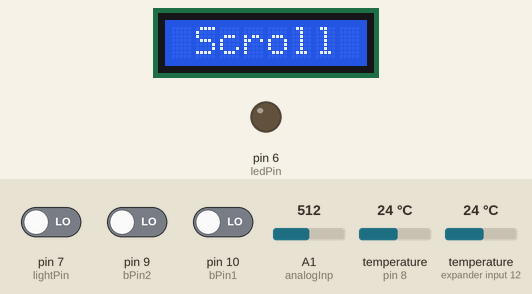
Simulated run of this sketch. Board: Arduino Uno, built with avr-gcc and run on an emulated ATmega328P. On the bench: 8×1 character LCD, output pins drawn as LEDs (lit = HIGH). The test bench sets the inputs (shaded band); at power-on: pin 10 (bPin1) LOW, pin 7 (lightPin) LOW, temperature (sensors on pin 8, expander input 12) 24 °C, pin 9 (bPin2) LOW, A1 (analogInp) = 512. What the sketch prints to the serial monitor is not drawn.

Above: at 1.3 s.
1.4 s: pin 10 (bPin1) driven HIGH
At 2.7 s:
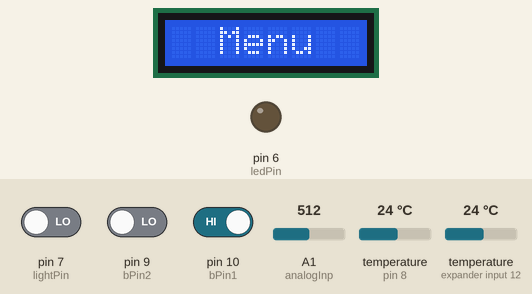
4.8 s: pin 7 (lightPin) driven HIGH
At 5.23 s:
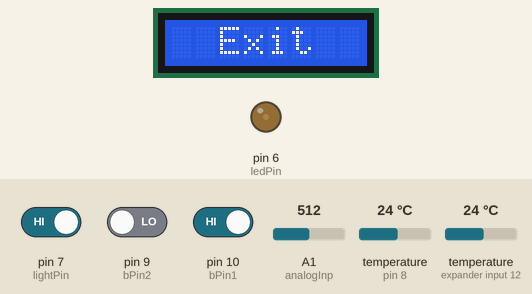
7.4 s: pin 7 (lightPin) driven LOW
At 10.2 s:
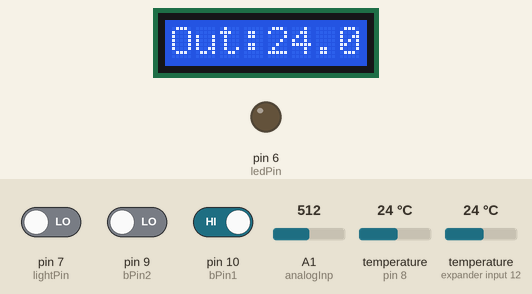
10.3 s: temperature (sensor on pin 8) set to 12 °C
At 21.0 s:
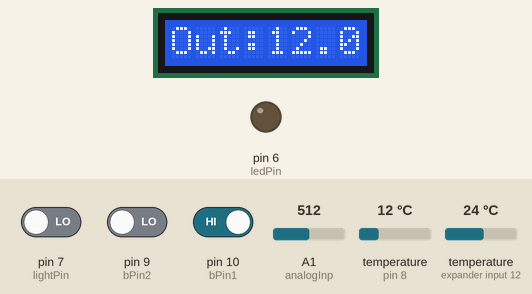
21.1 s: temperature (sensor on expander input 12) set to 12 °C
At 30.8 s:
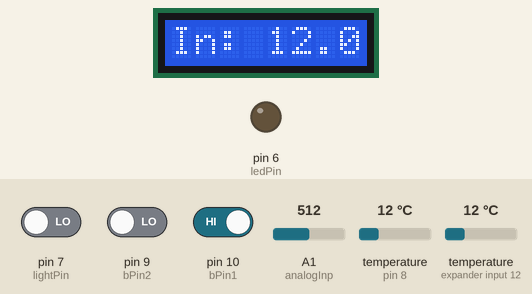
32.9 s: pin 9 (bPin2) driven HIGH
Timing chart, 0 to 35.9 s (numbered marks = the images above; inputs shaded):
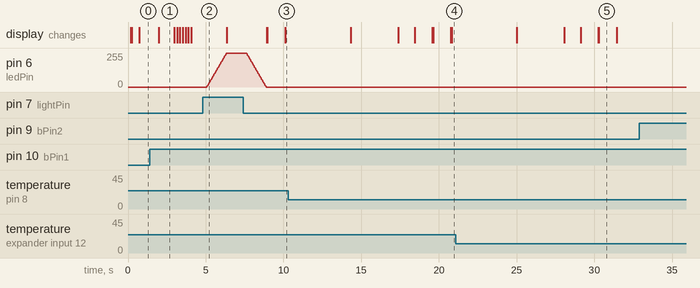

The sketch:

Car_LCD_display.pde
```cpp
/*
* Car_LCD_display.pde
* v0.35
* This version is compatible only with Arduino v0.22
*
*/
#include <OneWire.h>
#include <DallasTemperature.h>
#include <LiquidCrystal.h>
#include <Time.h>

// initialize the library with the numbers of the interface pins
LiquidCrystal lcd(12, 11, 5, 4, 3, 2);
// Data wire is plugged into port 2 on the Arduino
#define ONE_WIRE_BUS 8
#define TEMPERATURE_PRECISION 9

#define TIME_MSG_LEN  11   // time sync to PC is HEADER followed by unix time_t as ten ascii digits
#define TIME_HEADER  'T'   // Header tag for serial time sync message
#define TIME_REQUEST  7    // ASCII bell character requests a time sync message

// Setup a oneWire instance to communicate with any OneWire devices (not just Maxim/Dallas temperature ICs)
OneWire oneWire(ONE_WIRE_BUS);

// Pass our oneWire reference to Dallas Temperature.
DallasTemperature sensors(&oneWire);

// arrays to hold device addresses
DeviceAddress insideThermometer, outsideThermometer;

// ----Buttons---
const int bPin1 = 10;     // the number of the pushbutton pin
const int bPin2 = 9;

int iMode = 1;

int analogInp = 1;
float vout = 0.0;
float vin = 0.0;
float R1 = 105600.0; //91000.0; /87700.0; /100100.0;
float R2 = 46500.0; //47000.0; /46100.0; /46200.0;
float V5 = 5.04; // 4.92; /5.04;
int value = 0;

const int maxMode = 6;
const int minMode = 1;
int curBtn = 0;
int prevBtn = 0;
int tmpBtn = 0;

const int ledPin = 6;    // LED connected to digital pin 9
const int lightPin = 7;     // the number of the pushbutton pin
int lightState = 0;         // variable for reading the pushbutton status
int fadeValue = 0 ;
//int tempFade = 0;

bool scroll = 0;
int prevMode = 0;
bool go = 0;

unsigned long start, finished, start2, finished2, elapsed, elapsed2, mils;
long result;
float average = 0;

void setup(void)
{
  // start serial port
  Serial.begin(9600);
  Serial.println("Dallas Temperature IC Control Library Demo");
  lcd.begin(8,1);
  // Start up the library
  sensors.begin();

  // locate devices on the bus
  lcd.setCursor(0, 0);
  lcd.print("Starting");
  Serial.print("Locating devices...");
  Serial.print("Found ");
  Serial.print(sensors.getDeviceCount(), DEC);
  Serial.println(" devices.");

  // report parasite power requirements
  Serial.print("Parasite power is: ");
  if (sensors.isParasitePowerMode()) Serial.println("ON");
  else Serial.println("OFF");

  // assign address manually.  the addresses below will beed to be changed
  // to valid device addresses on your bus.  device address can be retrieved
  // by using either oneWire.search(deviceAddress) or individually via
  // sensors.getAddress(deviceAddress, index)
  //insideThermometer = { 0x28, 0x1D, 0x39, 0x31, 0x2, 0x0, 0x0, 0xF0 };
  //outsideThermometer   = { 0x28, 0x3F, 0x1C, 0x31, 0x2, 0x0, 0x0, 0x2 };

  // search for devices on the bus and assign based on an index.  ideally,
  // you would do this to initially discover addresses on the bus and then
  // use those addresses and manually assign them (see above) once you know
  // the devices on your bus (and assuming they don't change).
  //
  // method 1: by index
  if (!sensors.getAddress(insideThermometer, 0)) Serial.println("Unable to find address for Device 0");
  if (!sensors.getAddress(outsideThermometer, 1)) Serial.println("Unable to find address for Device 1");

  // method 2: search()
  // search() looks for the next device. Returns 1 if a new address has been
  // returned. A zero might mean that the bus is shorted, there are no devices,
  // or you have already retrieved all of them.  It might be a good idea to
  // check the CRC to make sure you didn't get garbage.  The order is
  // deterministic. You will always get the same devices in the same order
  //
  // Must be called before search()
  //oneWire.reset_search();
  // assigns the first address found to insideThermometer
  //if (!oneWire.search(insideThermometer)) Serial.println("Unable to find address for insideThermometer");
  // assigns the seconds address found to outsideThermometer
  //if (!oneWire.search(outsideThermometer)) Serial.println("Unable to find address for outsideThermometer");

  // show the addresses we found on the bus
  Serial.print("Device 0 Address: ");
  printAddress(insideThermometer);
  Serial.println();

  Serial.print("Device 1 Address: ");
  printAddress(outsideThermometer);
  Serial.println();

  // set the resolution to 9 bit
  sensors.setResolution(insideThermometer, 9);
  sensors.setResolution(outsideThermometer, 9);

  // Serial.print("Device 0 Resolution: ");
  // Serial.print(sensors.getResolution(insideThermometer), DEC);
  // Serial.println();

  //  Serial.print("Device 1 Resolution: ");
  //  Serial.print(sensors.getResolution(outsideThermometer), DEC);
  //  Serial.println();


  //--------------------------
  setSyncProvider( requestSync);  //set function to call when sync required
  Serial.println("Waiting for sync message");
  //--------------------------
  setTime(00,00,00,01,01,2011);

  pinMode(analogInp, INPUT);

  // initialize the LED pin as an output:
  pinMode(ledPin, OUTPUT);
  // initialize the pushbutton pin as an input:
  pinMode(lightPin, INPUT);

  start = millis();
  start2 = now();
}

// function to print a device address
void printAddress(DeviceAddress deviceAddress)
{
  for (uint8_t i = 0; i < 8; i++)
  {
    // zero pad the address if necessary
    if (deviceAddress[i] < 16) Serial.print("0");
    Serial.print(deviceAddress[i], HEX);
  }
}

// function to print the temperature for a device
void printTemperature(DeviceAddress deviceAddress)
{
  float tempC = sensors.getTempC(deviceAddress);
  Serial.print("Temp C: ");
  Serial.print(tempC);
  //lcd.setCursor(0, 0);
  lcd.print(tempC);
  //Serial.print(" Temp F: ");
  // Serial.print(DallasTemperature::toFahrenheit(tempC));
}

// function to print a device's resolution
void printResolution(DeviceAddress deviceAddress)
{
  Serial.print("Resolution: ");
  Serial.print(sensors.getResolution(deviceAddress));
  Serial.println();
}

// main function to print information about a device
void printData(DeviceAddress deviceAddress)
{
  Serial.print("Device Address: ");
  printAddress(deviceAddress);
  Serial.print(" ");
  printTemperature(deviceAddress);
  Serial.println();
}


void loop(void) {
  // call sensors.requestTemperatures() to issue a global temperature
  // request to all devices on the bus

  // Serial.print("Requesting temperatures...");
  // sensors.requestTemperatures();
  //Serial.println("DONE");

  //--------Time------------------------
  /*  if(Serial.available() )
   {
   processSyncMessage();
   }
   if(timeStatus()!= timeNotSet)
   {
   digitalWrite(13,timeStatus() == timeSet); // on if synced, off if needs refresh
   digitalClockDisplay();
   }
   */
  //----------------/Time---------------

  //curBtn = getButton();
  //checkButtons(curBtn);
  //checkButtons();
  //setMode(iMode);
  digitalWrite(13,0);
  go = 1;

  lightState = digitalRead(lightPin);
  if (lightState == HIGH)
    fadeIn(ledPin);
  else
    fadeOut(ledPin);

  switch (iMode) {
  case 1:
    {
      //do {
      lcd.setCursor(0, 0);
      lcd.print("In: ");
      printData(outsideThermometer);
      sensors.requestTemperatures();
      Serial.println("Case 1 ");
      /* for (int i = 1; i<=10; i++) {
       delay(100);
       curBtn = getButton();
       checkButtons(curBtn);
       }*/
      //  curBtn = getButton();
      //  checkButtons(curBtn);
      //} while (curBtn == 0);
      break;
    }

  case 2:
    {
      // do {
      lcd.setCursor(0, 0);
      lcd.print("Out:");
      printData(insideThermometer);
      sensors.requestTemperatures();
      /* for (int i = 1; i<=10; i++) {
       delay(100);
       curBtn = getButton();
       checkButtons(curBtn);
       }*/
      Serial.println("Case 2 ");
      //  curBtn = getButton();
      //   checkButtons(curBtn);
      // } while (curBtn == 0);
      if (scroll)
        delay(3000);
      break;
    }

  case 3:
    {
      //  do {
      lcd.setCursor(0, 0);
      LCDprintTime();
      /* for (int i = 1; i<=5; i++) {
       delay(100);
       curBtn = getButton();
       checkButtons(curBtn);
       }*/
      Serial.println("Case 3 ");
      Serial.print(" lightState: ");
      Serial.println(lightState);
      Serial.print("fadeValue: ");
      Serial.println(fadeValue);
      //  curBtn = getButton();
      //  checkButtons(curBtn);
      // } while (curBtn == 0);
      if (scroll)
        delay(2000);
      break;
    }

  case 4:
    {
      //do {
      lcd.setCursor(0, 0);
      LCDprintDate();
      /*for (int i = 1; i<=5; i++) {
       delay(100);
       curBtn = getButton();
       checkButtons(curBtn);
       }*/
      Serial.println("Case 4 ");
      // curBtn = getButton();
      // checkButtons(curBtn);
      // } while (curBtn == 0);
      break;
    }

  case 5:
    {
      // do {
      value = analogRead(analogInp);
      vout = (value * V5) / 1024.0;
      vin = vout / (R2/(R1+R2));
      Serial.print("vin=");
      Serial.println(vin);
      lcd.setCursor(0, 0);
      lcd.print(" ");
      lcd.print(vin);
      lcd.print("V  ");
      /* for (int i = 1; i<=5; i++) {
       delay(100);
       curBtn = getButton();
       checkButtons(curBtn);
       }*/
      Serial.println("Case 5 ");
      //curBtn = getButton();
      //checkButtons(curBtn);
      //  } while (curBtn == 0);
      break;

    case 6:
      {
        //do {
        if (scroll == 0) {
          lcd.setCursor(0, 0);
          lcd.print(" Scroll ");
          delay(250);
          scroll = 1;
         // Serial.println("Scrolla = 1");
          break;
        }
        else {
          iMode = prevMode + 1;
          if (prevMode == 6)
            prevMode = 1;
          //iMode = prevMode;
          setMode(iMode);
          //      lcd.setCursor(0, 0);
          //  lcd.print("Mode: ");lcd.print(iMode);
          //Serial.println("Scroll = 1");
          go = 0;
        }

        //Serial.println("Case 6 ");
        // curBtn = getButton();
        // checkButtons(curBtn);
        // } while (curBtn == 0);
        break;
      }

    }
  default:
    {
      lcd.setCursor(0, 0);
      lcd.print("Default");
      break;
    }


  } //End Switch iMode

  prevMode = iMode;

  for (int i = 1; i<=10; i++) {
    tmpBtn = curBtn;
    curBtn = getButton();
    if (!go) break;
    if (tmpBtn != curBtn) {
      if (scroll == 1)
        scroll = 0;
      checkButtons(curBtn);
      break;
    }
    delay(100);
  }
  digitalWrite(13,1);
  Serial.print("Go = ");
  Serial.println(go);
  Serial.print("Scroll = ");
  Serial.println(scroll);
  if (go && scroll)
    iMode = 6;

  //if (day() % 2 == 0)   {
    finished = millis();
    finished2 = now();
    elapsed = finished - start;
    elapsed2 = finished2 - start2;
    elapsed2 *= 1000;
    result = elapsed - elapsed2;

    if (result > 998) {  // If time out of sync by more than 1 second (1000 millis)...
      unsigned long tm = now();
      tm += (result / 1000); //get secs from millisecs
      setTime(tm);
      Serial.print("Added (ms)");
      Serial.println(result);
      lcd.setCursor(0, 0);
       lcd.print("Tc=");
       lcd.print(result);

    }
    //if (average == 0){
     //average = result;

     //Serial.print(" avg = res *2 : "); Serial.println(average);
     //}
    // average += result;
     //Serial.print(" avg += res : "); Serial.println(average);
     //average /= 2.0;
    // Serial.print(" - - - - - - Average = "); Serial.println(average);
     //*/
    //Serial.print("Elapsed millis = ");
    //Serial.println(elapsed);
    //Serial.print("Elapsed secs = ");
    //Serial.println(elapsed2);
    Serial.print("Difference = ");
    Serial.println(result);


//  }
}

//--------------------------------
void LCDprintTime (time_t t) {
  lcd.print(LCDlZero(hour(t)));
  lcd.print(":");
  lcd.print(LCDlZero(minute(t)));
  lcd.print(":");
  lcd.print(LCDlZero(second(t)));
}

void LCDprintDate (time_t t) {
  lcd.print(" ");

  lcd.print(day(t));
  lcd.print(".");
  lcd.print(monthShortStr(month(t)));
  lcd.print("  ");

}

void LCDprintDate2 (time_t t) {
  lcd.print(LCDlZero(day(t)));
  lcd.print("/");
  lcd.print(LCDlZero(month(t)));
  lcd.print("/");
  int yr=year(t);
  if (yr>2000)
    yr = yr - 2000;
  lcd.print(LCDlZero(yr));
}

void LCDprintTime () {
  LCDprintTime(now());
}
void LCDprintDate () {
  LCDprintDate(now());
}

void LCDprintDate2 () {
  LCDprintDate2(now());
}

int LCDlZero(int t) { //Leading zero
  if (t<10) lcd.print("0");
  return t;
}

//-------TIme

void digitalClockDisplay(){
  // digital clock display of the time
  Serial.print(hour());
  printDigits(minute());
  printDigits(second());
  Serial.print(" ");
  Serial.print(day());
  Serial.print(" ");
  Serial.print(month());
  Serial.print(" ");
  Serial.print(year());
  Serial.println();
}

void printDigits(int digits){
  // utility function for digital clock display: prints preceding colon and leading 0
  Serial.print(":");
  if(digits < 10)
    Serial.print('0');
  Serial.print(digits);
}

void processSyncMessage() {
  // if time sync available from serial port, update time and return true
  while(Serial.available() >=  TIME_MSG_LEN ){  // time message consists of a header and ten ascii digits
    char c = Serial.read() ;
    Serial.print(c);
    if( c == TIME_HEADER ) {
      time_t pctime = 0;
      for(int i=0; i < TIME_MSG_LEN -1; i++){
        c = Serial.read();
        if( c >= '0' && c <= '9'){
          pctime = (10 * pctime) + (c - '0') ; // convert digits to a number
        }
      }
      Serial.print("PCtime: ");
      Serial.print(pctime);   // Sync Arduino clock to the time received on the serial port
      setTime(pctime);
      //setTime(int hr,int min,int sec,int day, int month, int yr);
    }
  }
}

/*void processSyncMessage() {
 // if time sync available from serial port, update time and return true
 while(Serial.available() >=  TIME_MSG_LEN ){  // time message consists of a header and ten ascii digits
 char c = Serial.read() ;
 Serial.print(c);
 if( c == TIME_HEADER ) {
 //time_t pctime = 0;
 for(int i=0; i < TIME_MSG_LEN -1; i++){
 c = Serial.read();
 if( c >= '0' && c <= '9'){
 hr=c;
 // pctime = (10 * pctime) + (c - '0') ; // convert digits to a number
 }
 }
 //setTime(pctime);   // Sync Arduino clock to the time received on the serial port
 setTime(int hr,int min,int sec,int day, int month, int yr);
 }
 }
 }
 */
time_t requestSync()
{
  Serial.print(TIME_REQUEST,BYTE);
  return 0; // the time will be sent later in response to serial mesg
}

//----------------------------------------


bool buttOn(int buttonPin) {
  if (digitalRead(buttonPin) == LOW)
    return HIGH;
  else
    return LOW;
}

int getButton() {
  if (buttOn(bPin1)) {
    prevBtn = curBtn;
    return bPin1;
  }
  if (buttOn(bPin2)) {
    prevBtn = curBtn;
    return bPin2;
  }
  return 0;
}


bool buttOnHold(int buttonPin, int del) {
  delay(100);
  if (buttOn(buttonPin)) {
    for (int i=1;i<del;i++) {
      delay(100);
      if (!buttOn(buttonPin))
        return LOW;
    }
    return HIGH;
  }
  else
    return LOW;
}

/*void checkButtons() {
 // delay(150);

 if (buttOn(bPin2)) {
 if (buttOnHold(bPin2,5))
 setClock();
 // Serial.println("Button 1 HOLD");
 else {
 setMode(iMode++);
 }
 }
 if (buttOn(bPin1)) {
 setMode(iMode--);
 }
 }
 */
void checkButtons(int btn) {
  // delay(150);
  if (btn != prevBtn) {

    if (btn == bPin2) {
      if (buttOnHold(bPin2,5))
        setClock();
      // Serial.println("Button 1 HOLD");
      else {
        iMode++;
        setMode(iMode);
      }
    }

    if (btn == bPin1) {
      if (buttOnHold(bPin2,4)) {
        iMode--;
        setMode(iMode);
      }

      else{
        iMode--;
        setMode(iMode);
      }
    }
  }

}

//----------------------- SET CLOCK --------------------------------
void setClock() {
  int hh=hour();
  int mm=minute();
  int ss=second();

  lcd.clear();
  lcd.print("  Menu  ");
  delay(1000);
  lcd.setCursor(0, 0);
  LCDprintTime();
  lcd.setCursor(2, 0);
  lcd.blink();

  //-----------------------TIME-------------------
  do {
    delay(175);
    if (buttOn(bPin1)){

      hh++;
      if (hh>23){
        hh=0;
      }
      lcd.setCursor(0, 0);
      lcd.print(LCDlZero(hh));
    }

  }
  while (!buttOn(bPin2));

  lcd.setCursor(5, 0);
  //lcd.print("");

  do {
    delay(175);
    if (buttOn(bPin1)){

      mm++;
      if (mm>59){
        mm=0;
      }
      lcd.setCursor(3, 0);
      lcd.print(LCDlZero(mm));
    }

  }
  while (!buttOn(bPin2));

  lcd.setCursor(7, 0);
  //lcd.print("");

  do {
    delay(175);
    if (buttOn(bPin1)){

      ss++;
      if (ss>59){
        ss=0;
      }
      lcd.setCursor(6, 0);
      lcd.print(LCDlZero(ss));
    }

  }
  while (!buttOn(bPin2));
  //-----------------------/TIME-------------------
  setTime(hh,mm,ss,day(),month(),year());
  //-----------------------DATE--------------------

  int dd=day();
  int mo=month();
  int yy=year();

  if (yy>2000)
    yy = yy - 2000;

  lcd.setCursor(0, 0);
  LCDprintDate2();
  lcd.setCursor(2, 0);

  do {
    delay(175);
    if (buttOn(bPin1)){

      dd++;
      if (dd>31){
        dd=1;
      }
      lcd.setCursor(0, 0);
      lcd.print(LCDlZero(dd));
    }

  }
  while (!buttOn(bPin2));

  lcd.setCursor(5, 0);

  do {
    delay(175);
    if (buttOn(bPin1)){

      mo++;
      if (mo>12){
        mo=1;
      }
      lcd.setCursor(3, 0);
      lcd.print(LCDlZero(mo));
    }

  }
  while (!buttOn(bPin2));

  lcd.setCursor(7, 0);

  do {
    delay(175);
    if (buttOn(bPin1)){

      yy++;
      if (yy>30){
        yy=11;
      }
      lcd.setCursor(6, 0);
      lcd.print(LCDlZero(yy));
    }

  }
  while (!buttOn(bPin2));
  //----------------------/DATE--------------------
  setTime(hour(),minute(),second(),dd,mo,yy+2000);
  start = millis();
  start2 = now();
  lcd.noBlink();

  lcd.clear();
  lcd.print("  Exit  ");
  delay(1000);
}
//----------------------- END of SET CLOCK --------------------------------

void setMode(int Mode) {

  Serial.print("Starting setMode, Mode = ");
  Serial.print(Mode);
  Serial.print(" -> ");
  if (Mode>maxMode){
    Mode = minMode;
    iMode = Mode;
  }
  if (Mode<minMode) {
    Mode = maxMode;
    iMode = Mode;
  }
  Serial.println(Mode);


}

void fadeIn(int pinNr) {
  if (fadeValue < 255) {
    // tempFade = fadeValue;
    // fade in from min to max in increments of 5 points:
    for(fadeValue = 0; fadeValue<=255; fadeValue += 5) {
      // sets the value (range from 0 to 255):
      //fadeValue = fadeValue + 5;
      analogWrite(pinNr, fadeValue);
      // wait for 30 milliseconds to see the dimming effect
      delay(25);
    }
    if (fadeValue > 255)
      fadeValue = 255;
  }
}

void fadeOut(int pinNr) {
  if (fadeValue > 0) {
    // tempFade = fadeValue;
    // fade in from min to max in increments of 5 points:
    for(fadeValue = 255; fadeValue >=0; fadeValue -= 5) {
      // sets the value (range from 0 to 255):
      //fadeValue = fadeValue - 5;
      analogWrite(pinNr, fadeValue);
      // wait for 30 milliseconds to see the dimming effect
      delay(25);
    }
    if (fadeValue < 0)
      fadeValue = 0;
  }

}
```

Measured:
- after the input at 1.4 s, the display: changes after 0.59 s (image 1)
- after the input at 4.8 s, pin 6 (ledPin): moves from 0/255 to 255/255 over 1.3 s, starting after 0.28 s
- after the input at 7.4 s, pin 6 (ledPin): moves from 255/255 to 0/255 over 1.3 s, starting after 0.23 s
- what the display in image 1 shows lasts 1.0 s, from 2.0 s to 3.0 s
- what the display in image 5 shows lasts 1.1 s, from 30.3 s to 31.4 s
